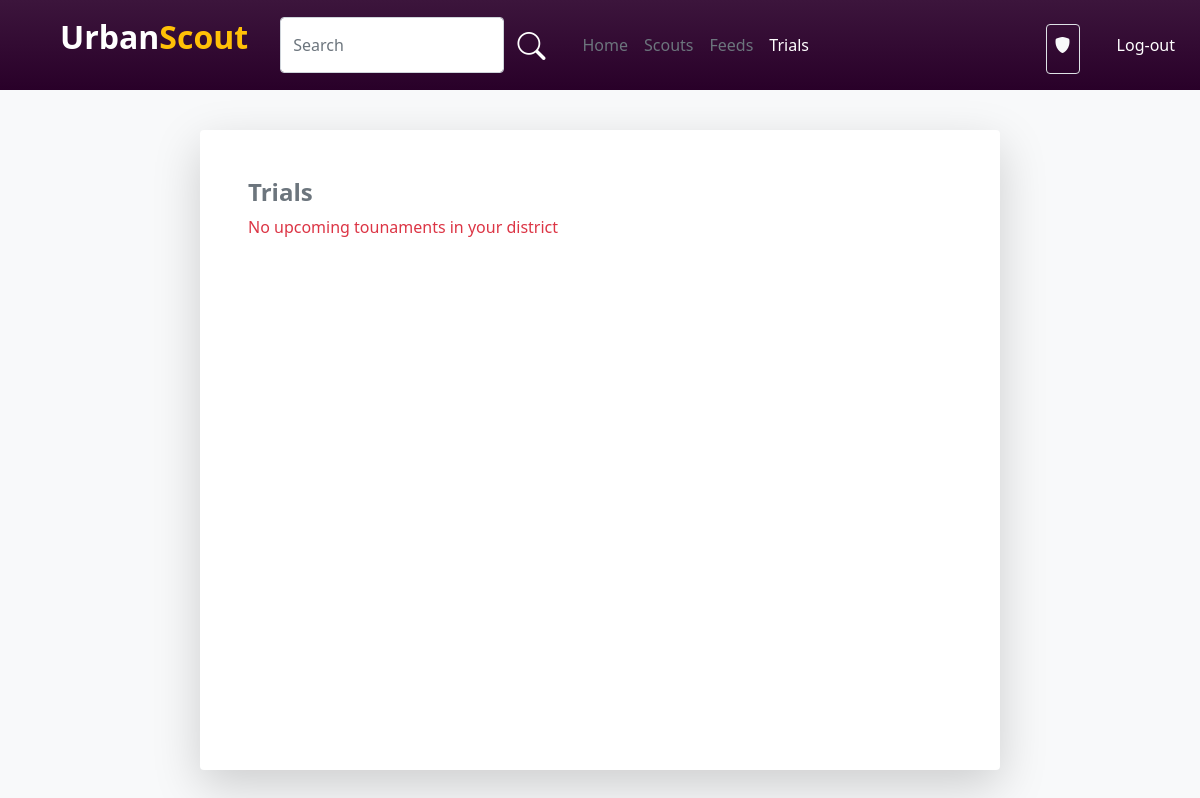
/trial_list, run on an earlier commit of the app's database.
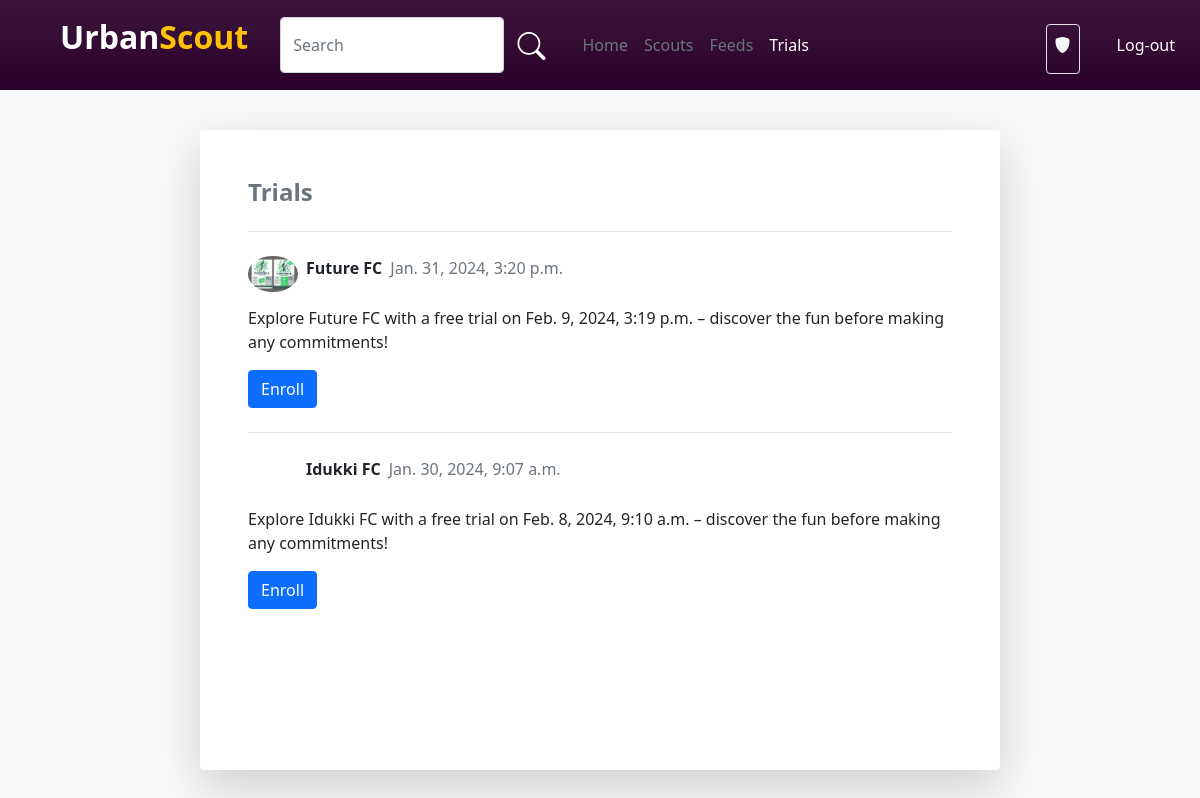
And on a later commit of the database.
### account/models.py (models this page shows)
class Trials(models.Model):
    user=models.ForeignKey(User,on_delete=models.CASCADE)
    trail_date=models.DateTimeField(null=True)
    time=models.DateTimeField(null=True)
    active=models.BooleanField(default=True)
    place=models.CharField(max_length=120,null=True)
    contact=models.IntegerField(null=True)
    district = models.CharField(("District"),null=True,max_length=20,choices=District_Choice)

class User(AbstractUser):
    username=models.CharField(max_length=32, blank=True, null=True)
    USERNAME_FIELD = 'email'
    email = models.EmailField(unique=True)
    img=models.ImageField(upload_to='pics',default='https://img.freepik.com/free-icon/man_318-677829.jpg',null=True)
    is_player=models.BooleanField('is_player',default=False)
    is_club=models.BooleanField('is_club',default=False)
    is_scout=models.BooleanField('is_scout',default=False)
    player_dob = models.DateField(("Date of Birth"), default=date.today, validators=[validate_dob])
    player_pos = models.CharField(("Position"),default='',max_length=30,choices=Pos_Choice)
    district = models.CharField(("District"),default='',max_length=20,choices=District_Choice)
    locality = models.CharField(("Locality"),default='',max_length=50,blank=True)
    player_foot = models.CharField(("Prefered Foot"),default='',max_length=10,choices=Foot_Choice)
    player_ability = models.IntegerField(("Ability"),default=0,choices=Ability_Choice)
    club_reputation = models.IntegerField(("Club Reputation"),default=0,choices=Ability_Choice)
    player_potential = models.IntegerField(("Potential"),default=0,choices=Ability_Choice)
    desc=models.CharField(("Description"),max_length=100, default='')
    club_name=models.CharField((("Club Name")),default='',max_length=30)
    scouted_by=models.CharField(max_length=30,default='')
    subscribed=models.BooleanField(default=False)
    phone = models.CharField(("Phone Number"), null=True, max_length=10, validators=[phone_number_validator])
    REQUIRED_FIELDS = []

### account/views.py (the view)
# urls.py: path('trial_list',views.trial_list,name="trial_list"),
def trial_list(request):
    trial_enrol = TrailEnrol.objects.filter(user_id=request.user.id)
    enroled_ids = trial_enrol.values_list('trial_id', flat=True)
    trials = Trials.objects.filter(active=True).exclude(id__in=enroled_ids).order_by('-time')
    return render(request, 'trial_list.html', {'feeds': trials})

### template/trial_list.html (shortened to what the changed rows need)
{% load static %}
{% load custom_filters %}
<!DOCTYPE html>
<html lang="en">
<head>
    <link rel="stylesheet" href="{% static 'style.css' %}">
    <link href="https://cdn.jsdelivr.net/npm/bootstrap@5.0.2/dist/css/bootstrap.min.css" rel="stylesheet"
>
    <link rel="stylesheet" href="https://cdn.jsdelivr.net/npm/bootstrap-icons@1.10.5/font/bootstrap-icons.css">
</head>
<body class="bg-light">
    <div class="d-flex flex-wrap justify-content-center mt-4">
        <div class="col-lg-8 col-12 player-feeds m-3 p-5 rounded bg-white shadow-lg">
            <div>
                <p class="h4 text-secondary fw-bold">Trials</p>
            </div>
            {% if feeds %}
            {% for i in feeds %}
            <div class="mt-4 border-top pt-4">
                <div class="d-flex">
                    <div class="feed-img">
                        <img class="w-100 rounded-circle" src={{i.user.img.url}} alt="">
                    </div>
                    <div class="ms-2 d-flex">
                        <p class="fw-bold">
                            {{i.user.club_name}}
                        </p>
                        <p class="ms-2 text-secondary">{{i.time}}</p>
                    </div>
                </div>
                <p>Explore {{i.user.club_name}} with a free trial on {{i.trail_date}} – discover the fun before making any commitments!</p>
                <div class="mt-3">
                        <button onclick="showConfirmation('{{ i.id }}')" class="btn btn-primary">Enroll</button>
                </div>
            </div>
            {% endfor %}
            {% else %}
            <p class="text-danger">No upcoming tounaments in your district</p>
            {% endif %}
        </div>
    </div>
</body>
</html>

What changed in the data, as far as the page shows it:
added Trials: user.img (picture), user.club_name "Future FC", time "Jan. 31, 2024, 3:20 p.m.", trail_date "Feb. 9, 2024, 3:19 p.m."
added Trials: user.club_name "Idukki FC", time "Jan. 30, 2024, 9:07 a.m.", trail_date "Feb. 8, 2024, 9:10 a.m."
Also different on the page:
text no longer shown: "No upcoming tounaments in your district"
